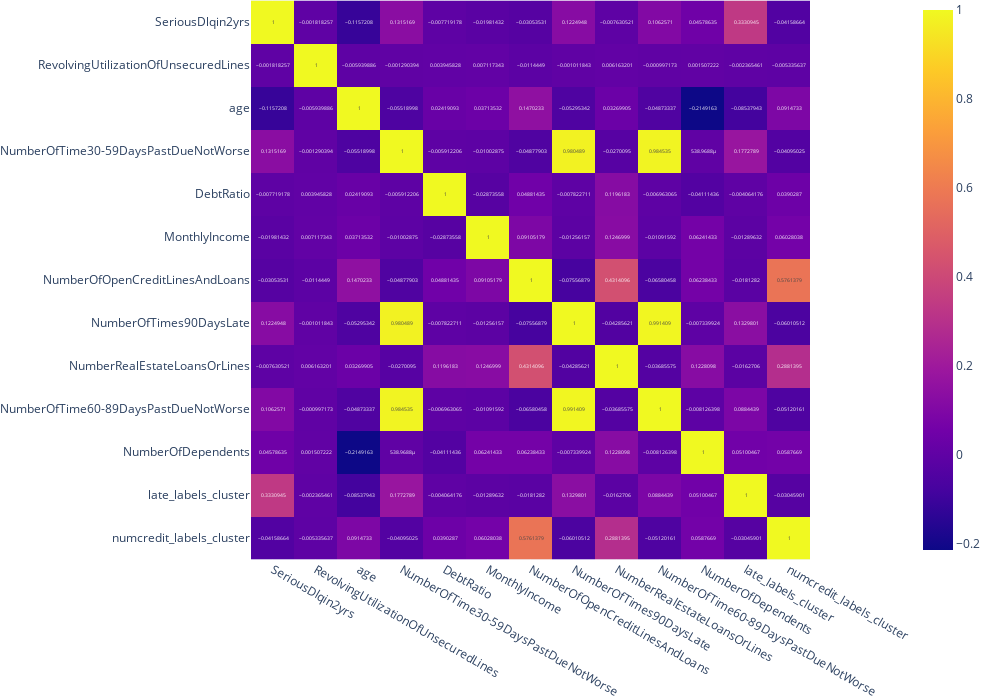

Notebook code cell kept with this figure:
### Code cell
corr = training_data.corr()

corr_heatmap = px.imshow(corr, text_auto=True)
corr_heatmap.update_layout(width=1000,height=700,margin=dict(t=0,b=0,l=0,r=0))
corr_heatmap.show()

### Figure 1 — Plotly figure (JSON) as saved in the notebook; plotly's stock layout.template omitted (floating-point values rounded to 4 significant figures; data arrays with more than 128 entries replaced by an {"elided": "..."} marker saying what was removed)
{"data": [{"coloraxis": "coloraxis", "hovertemplate": "x: %{x}<br>y: %{y}<br>color: %{z}<extra></extra>", "name": "0", "texttemplate": "%{z}", "type": "heatmap", "x": ["SeriousDlqin2yrs", "RevolvingUtilizationOfUnsecuredLines", "age", "NumberOfTime30-59DaysPastDueNotWorse", "DebtRatio", "MonthlyIncome", "NumberOfOpenCreditLinesAndLoans", "NumberOfTimes90DaysLate", "NumberRealEstateLoansOrLines", "NumberOfTime60-89DaysPastDueNotWorse", "NumberOfDependents", "late_labels_cluster", "numcredit_labels_cluster"], "xaxis": "x", "y": ["SeriousDlqin2yrs", "RevolvingUtilizationOfUnsecuredLines", "age", "NumberOfTime30-59DaysPastDueNotWorse", "DebtRatio", "MonthlyIncome", "NumberOfOpenCreditLinesAndLoans", "NumberOfTimes90DaysLate", "NumberRealEstateLoansOrLines", "NumberOfTime60-89DaysPastDueNotWorse", "NumberOfDependents", "late_labels_cluster", "numcredit_labels_cluster"], "yaxis": "y", "z": {"elided": "13x13 float values"}}], "layout": {"coloraxis": {"colorscale": [[0, "#0d0887"], [0.1111, "#46039f"], [0.2222, "#7201a8"], [0.3333, "#9c179e"], [0.4444, "#bd3786"], [0.5556, "#d8576b"], [0.6667, "#ed7953"], [0.7778, "#fb9f3a"], [0.8889, "#fdca26"], [1, "#f0f921"]]}, "height": 700, "margin": {"b": 0, "l": 0, "r": 0, "t": 0}, "width": 1000, "xaxis": {"anchor": "y", "autorange": true, "constrain": "domain", "domain": [0.1173, 0.8827], "range": [-0.5, 12.5], "scaleanchor": "y", "type": "category"}, "yaxis": {"anchor": "x", "autorange": true, "constrain": "domain", "domain": [0, 1], "range": [12.5, -0.5], "type": "category"}}}
